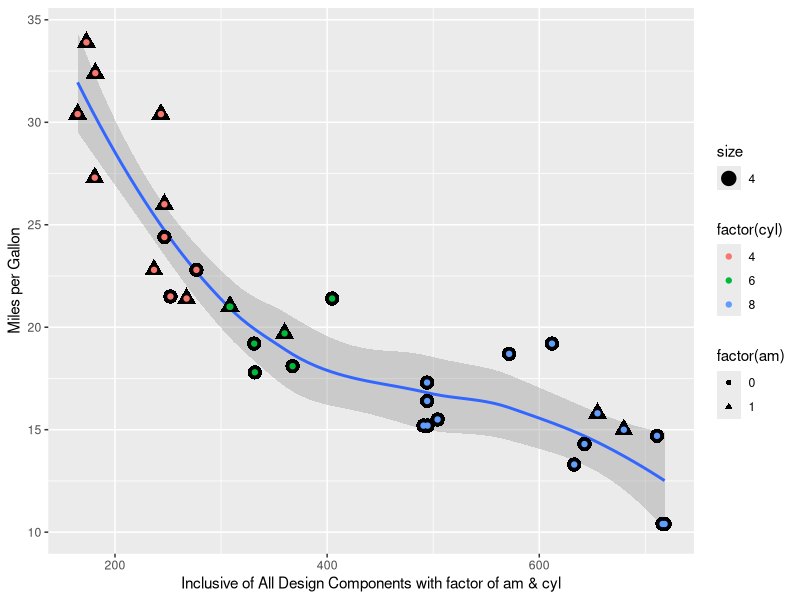
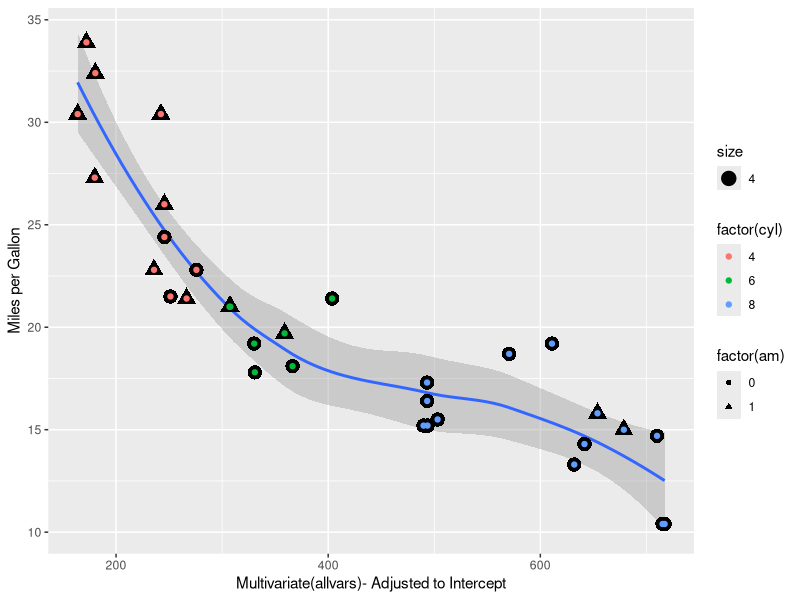
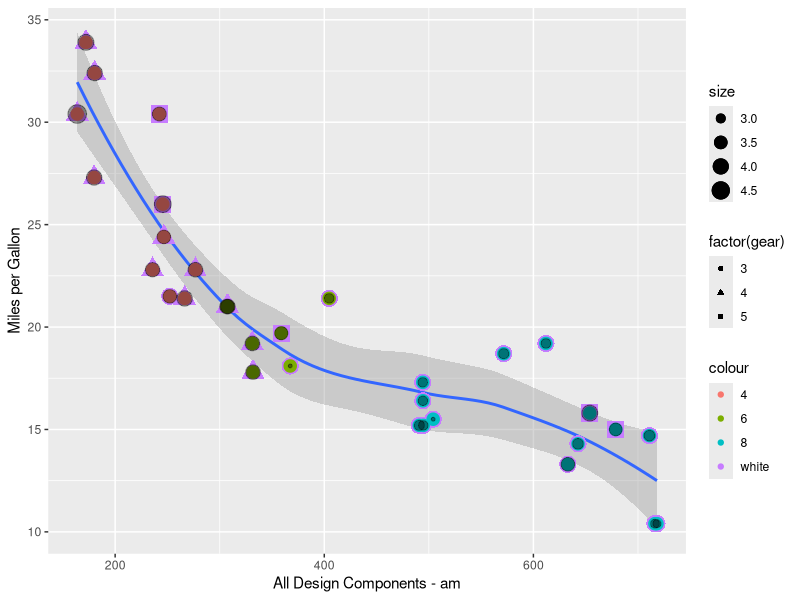
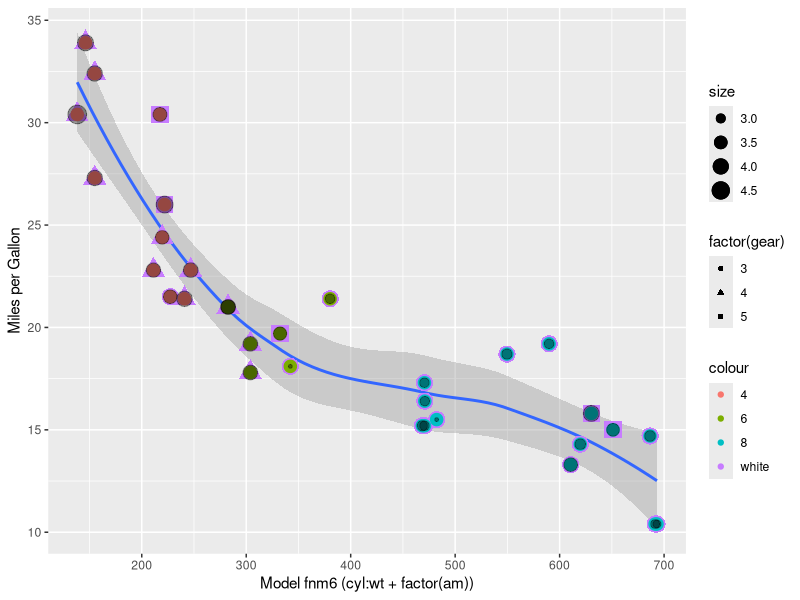
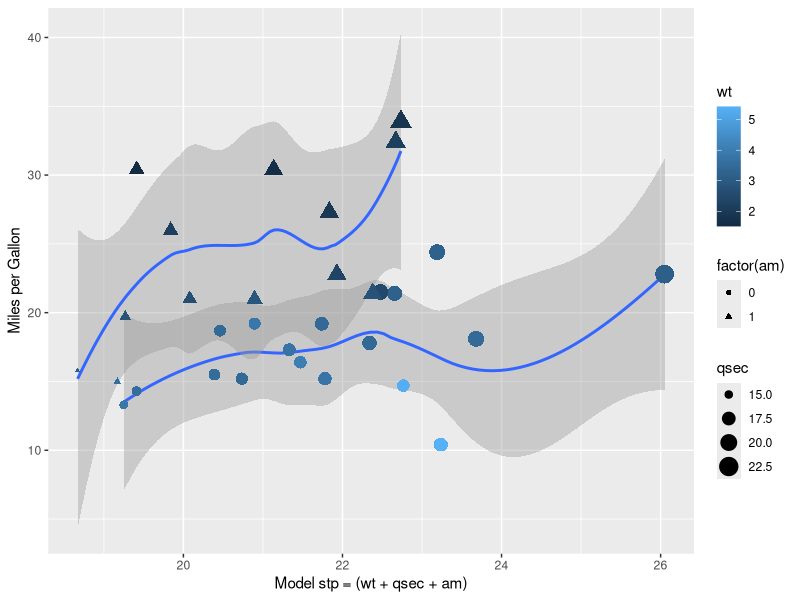

Here is the R script that generated these plots, in order:
## ---- chunk 1
library(car);library(ggplot2)
data("mtcars")
as.numeric(unlist(mtcars))
f3 <- lm(mpg ~ ., data = mtcars)
coef(summary(f3))
confint(f3)
vif(f3)
sqrt(vif(f3))
par(mfrow = c(1, 1), mar = c(3,3,3,2))
g <- ggplot(mtcars, aes(x = (cyl + disp + hp + drat + wt + qsec + vs + am + gear + carb), y = mpg),)
g <- g + xlab("Inclusive of All Design Components with factor of am & cyl")
g <- g + ylab("Miles per Gallon")
g <- g + geom_smooth(aes(method = "lm", se = FALSE))
g <- g + geom_point(aes(shape = factor(am), size = 4.0))
g <- g + geom_point(aes(colour = factor(cyl)))
g
## ---- chunk 2
library(car);library(ggplot2);library(dplyr);library(MASS)
f6 <- lm(mpg ~ . -1, data = mtcars)
coef(summary(f6))
confint(f6)
par(mfrow = c(1,1), mar = c(4,4,2,2)) # set margin
g <- ggplot(mtcars, aes(x = (cyl + disp + hp + drat + wt + qsec + vs + am + gear + carb -1), y = mpg),)
g <- g + xlab("Multivariate(allvars)- Adjusted to Intercept")
g <- g + ylab("Miles per Gallon")
g <- g + geom_smooth(aes(method = "lm"))
g <- g + geom_point(aes(shape = factor(am), size = 4.0))
g <- g + geom_point(aes(colour = factor(cyl)))
g
## ---- chunk 3
data("mtcars");library(ggplot2)
f4 <- lm(mpg ~ . - am, data = mtcars)
coef(summary(f4));vif(f4);sqrt(vif(f4));# plot(f3)
par(mfrow = c(1, 1), mar = c(4,4,4,2))
g <- ggplot(mtcars, aes(x = (cyl + disp + hp + drat + wt + qsec + vs + gear + carb), y = mpg),)
g <- g + xlab("All Design Components - am")
g <- g + ylab("Miles per Gallon")
g <- g + geom_smooth(aes(method = "lm", se=FALSE))
g <- g + geom_point(size = 2.5, col = "black", alpha = .85)
g <- g + geom_point(aes(shape = factor(gear), size = 4.5, colour = "white"))
g <- g + geom_point(aes(colour = factor(cyl), size = 3.5))
g <- g + geom_point(aes(size = drat), alpha = .4)
g
# par(mfrow = c(2, 2), mar = c(4,4,4,2))
# plot(f4)
## ---- chunk 4
data("mtcars")
mtcarsO <- mtcars[order(mtcars$mpg),]
mtcarsO$am <- factor(mtcarsO$am);str(mtcarsO)
fn1 <- lm(mpg ~ factor(am), data = mtcarsO)
fnm2 <- update(fn1, mpg ~ cyl)
fnm3 <- update(fn1, mpg ~ cyl + disp)
fnm4 <- update(fn1, mpg ~ cyl + disp + hp)
fnm5 <- update(fn1, mpg ~ cyl + disp + hp + drat)
fnm6 <- update(fn1, mpg ~ cyl + disp + hp + drat + wt)
fnm7 <- update(fn1, mpg ~ cyl + disp + hp + drat + wt +  qsec) 
fnm8 <- update(fn1, mpg ~ cyl + disp + hp + drat + wt +  qsec + vs)
fnm9 <- update(fn1, mpg ~ cyl + disp + hp + drat + wt +  qsec + vs + gear)
fnm10 <- update(fn1, mpg ~ cyl + disp + hp + drat + wt +  qsec + vs + gear + carb)
anova(fn1, fnm2, fnm3, fnm4, fnm5, fnm6, fnm7, fnm8, fnm9, fnm10)
anova(fnm3,fnm6)
coef(summary(fnm6))
confint(fnm6)
summary(fnm6)$r.squared
#par(mfrow = c(2,2), mar = c(4,4,4,2))
par(mfrow = c(1, 1), mar = c(4,4,4,2))
g <- ggplot(mtcars, aes(x = (cyl + disp + hp + drat + wt), y = mpg),)
g <- g + xlab("Model fnm6 (cyl:wt + factor(am))")
g <- g + ylab("Miles per Gallon")
g <- g + geom_smooth(aes(method = "lm", se=FALSE))
g <- g + geom_point(size = 2.5, col = "black", alpha = .85)
g <- g + geom_point(aes(shape = factor(gear), size = 4.5, colour = "white"))
g <- g + geom_point(aes(colour = factor(cyl), size = 3.5))
g <- g + geom_point(aes(size = drat), alpha = .4)
g
## ---- chunk 5
library(stats);library(MASS)
fstp <- lm(mpg ~ ., data = mtcars)
stp <- step(fstp, trace = FALSE)
coef(summary(stp))
summary(stp)$r.squared
par(mfrow = c(1, 1), mar = c(4,4,4,2))
g <- ggplot(mtcars, aes(x = (wt + qsec + am), y = mpg),)
g <- g + xlab("Model stp = (wt + qsec + am)")
g <- g + ylab("Miles per Gallon")
g <- g + geom_smooth(aes(method = "lm", shape = factor(am)))
g <- g + geom_point(aes(shape = factor(am), size=qsec, colour=wt))
g
